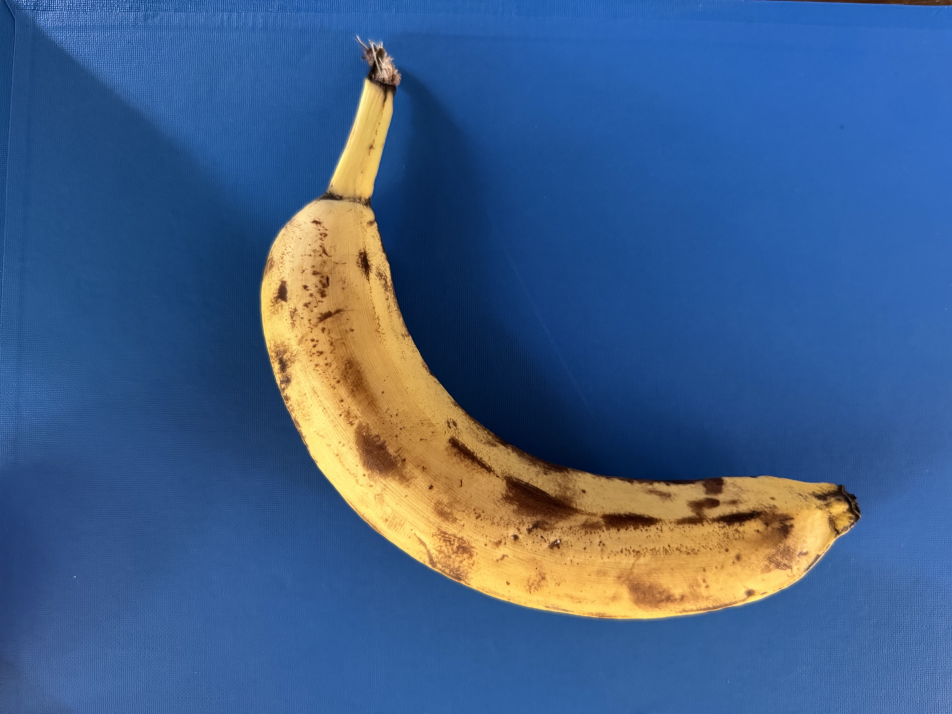
#> input picture dataset/img/img_originales/banana/banana1.jpg, 5712 x 4284 px (shown at 1/6 size)
$ python -i ClasificaImagen.py   (imports and definitions only)
#> lines starting #> are read from the running program, lines starting #| are printed output that depends on the picture
import cv2
import os
import numpy as np
import matplotlib.pyplot as plt
import matplotlib
# [1 line not run here, left out]
from collections import Counter
from sklearn.decomposition import PCA


class ClasificaImagen:
    def __init__(self):
        base_path = os.path.dirname(os.path.abspath(__file__))
        dataset_path = os.path.join(base_path, '../../dataset/img/img_features')
        self.X_dataset = np.load(os.path.join(dataset_path, 'X.npy'))
        self.y_dataset = np.load(os.path.join(dataset_path, 'y.npy'))
        self.max_dataset_values = np.load(os.path.join(dataset_path, 'max_values.npy'))
        self.min_dataset_values = np.load(os.path.join(dataset_path, 'min_values.npy'))
        self.centroides = np.load(os.path.join(dataset_path, 'centroides.npy'))
        self.etiquetas_centroides = np.load(os.path.join(dataset_path, 'etiquetas_centroides.npy'))
        self.labels = ['banana', 'manzana', 'naranja', 'pera']
        self.pca = PCA(n_components=2)
        self.X_pca = self.pca.fit_transform(self.X_dataset)
        self.centroides_pca = self.pca.transform(self.centroides)

    # [92 lines left out: functions eliminar_fondo, extract_features, not called in this run]

    def euclidean_distance(self, x1, x2):
        return np.sqrt(np.sum((x1 - x2) ** 2))

    # [49 lines left out: functions predict, plot_new_samples, not called in this run]


>>> import cv2
>>> picture = cv2.imread('../../dataset/img/img_originales/banana/banana1.jpg', cv2.IMREAD_GRAYSCALE)
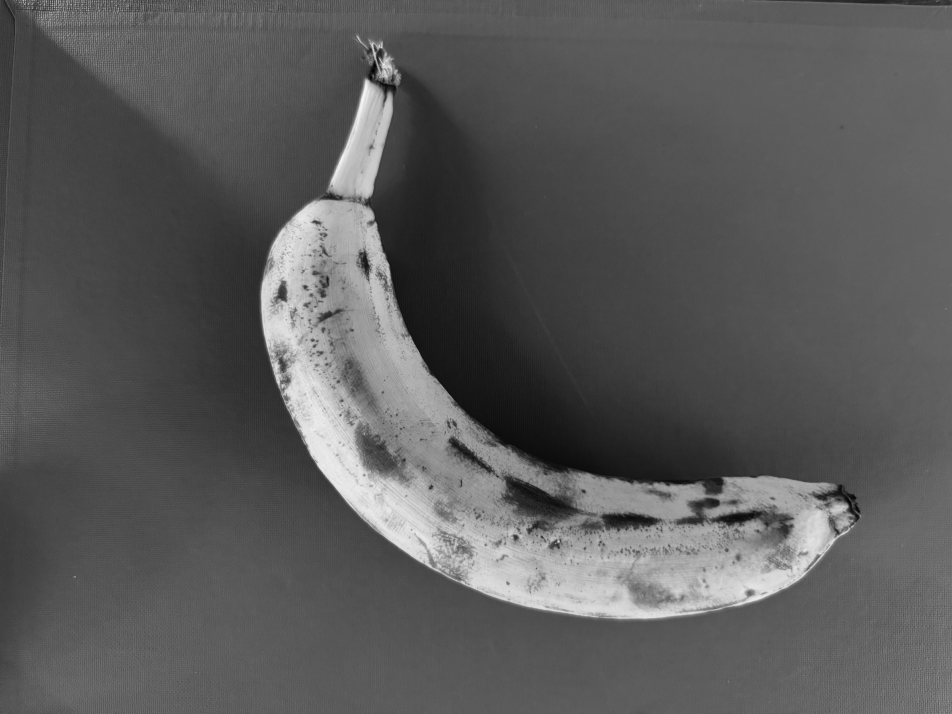
#> picture: shape (4284, 5712) (shown at 1/6 size); min 0, max 248, mean 90.3
#> (the run stopped early here; a loop or call above may not have finished)

$ run again, on dataset/img/img_originales/banana/banana2.jpg
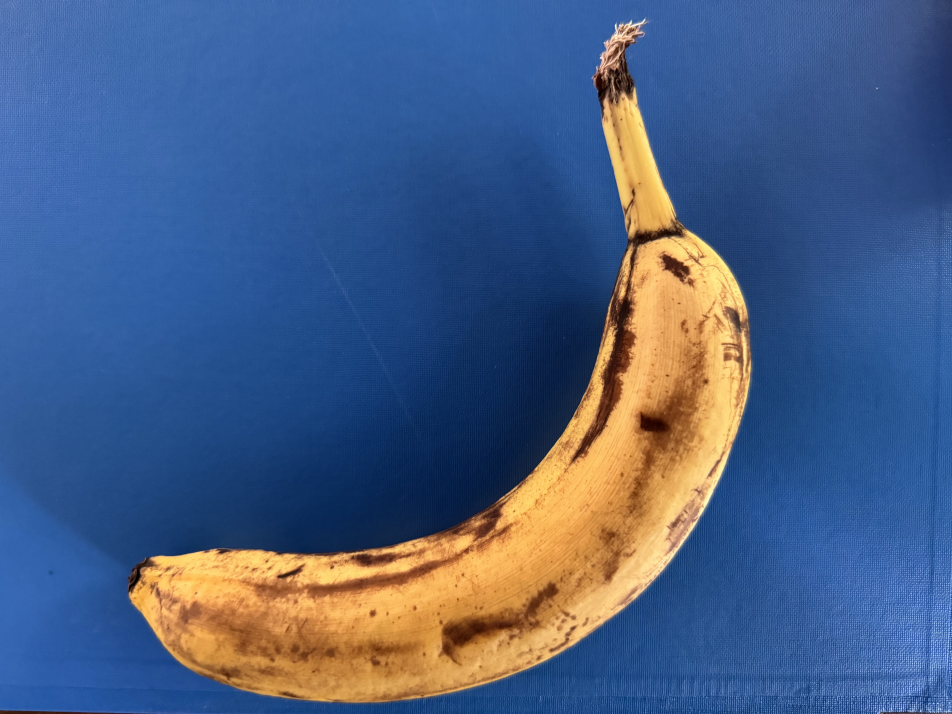
#> input picture dataset/img/img_originales/banana/banana2.jpg, 5712 x 4284 px (shown at 1/6 size)
#> `picture = cv2.imread('../../dataset/img/img_originales/banana/banana1...`:
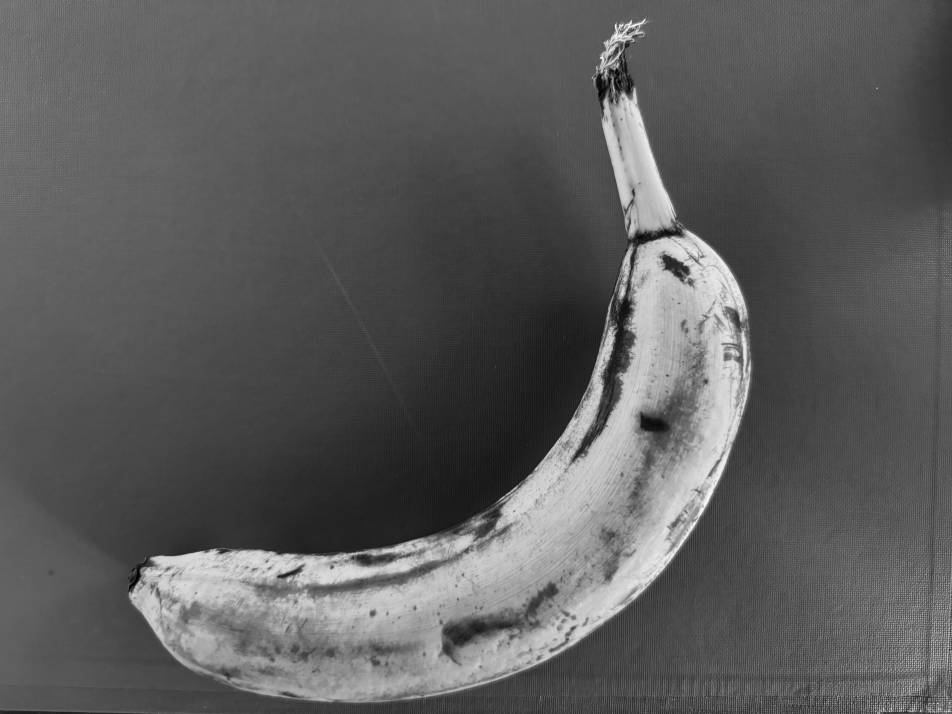
#> picture: shape (4284, 5712) (shown at 1/6 size); min 0, max 255, mean 92.4

$ run again, on dataset/img/img_originales/banana/banana3.jpg
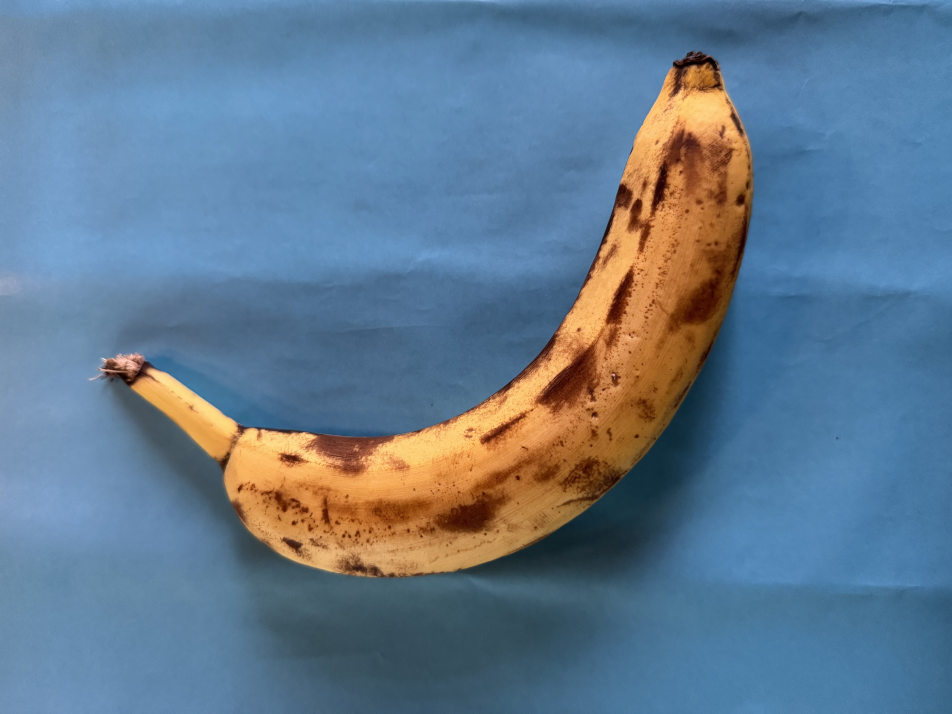
#> input picture dataset/img/img_originales/banana/banana3.jpg, 5712 x 4284 px (shown at 1/6 size)
#> `picture = cv2.imread('../../dataset/img/img_originales/banana/banana1...`:
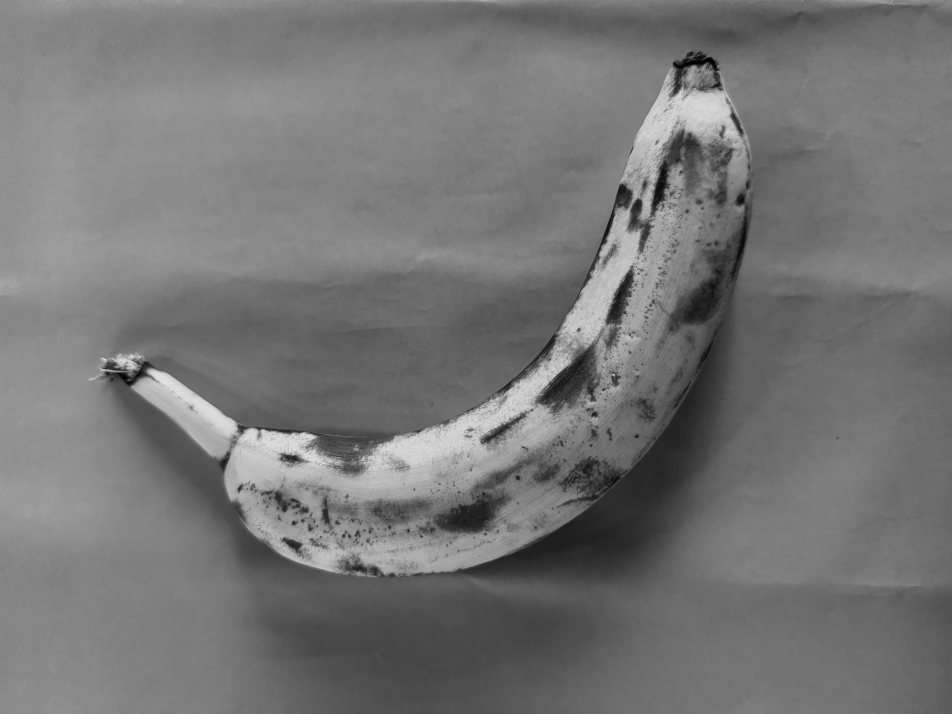
#> picture: shape (4284, 5712) (shown at 1/6 size); min 0, max 251, mean 117.2

$ run again, on dataset/img/img_originales/banana/banana4.jpg
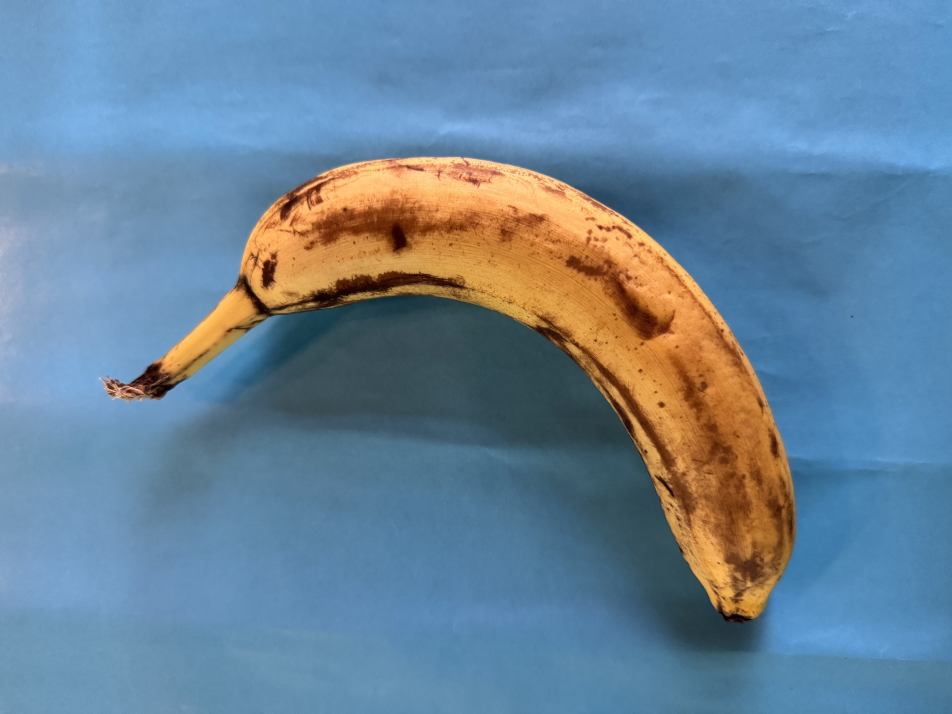
#> input picture dataset/img/img_originales/banana/banana4.jpg, 5712 x 4284 px (shown at 1/6 size)
#> `picture = cv2.imread('../../dataset/img/img_originales/banana/banana1...`:
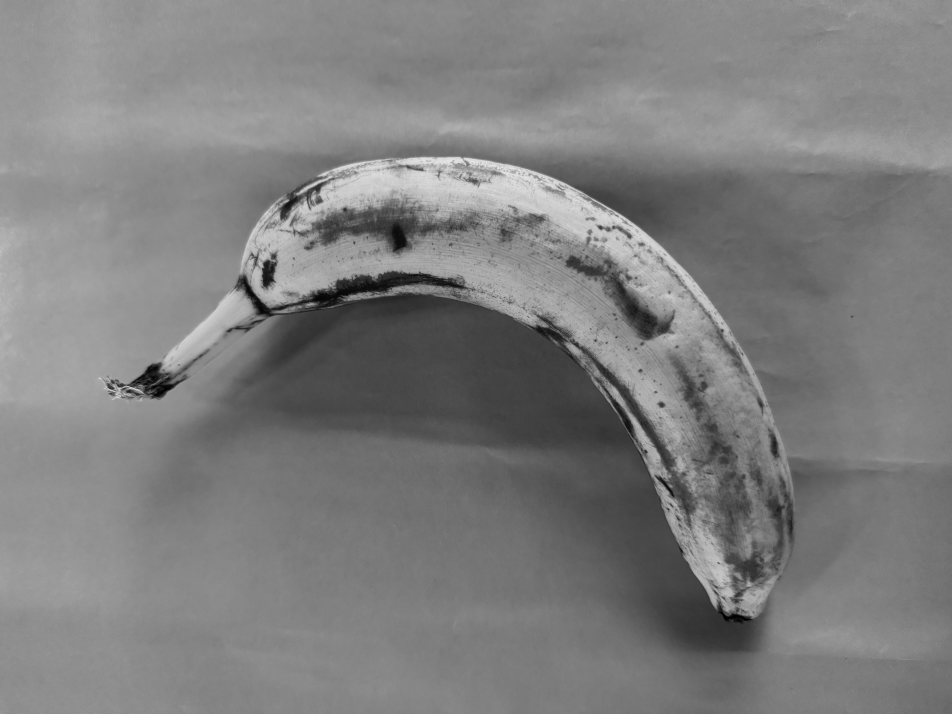
#> picture: shape (4284, 5712) (shown at 1/6 size); min 0, max 240, mean 126.3
